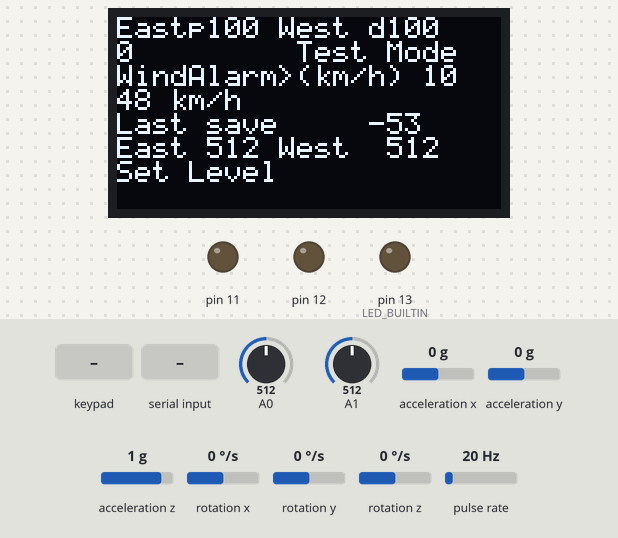
The sketch below on a simulated Arduino Uno, built for the host (arithmetic inside an expression is 32-bit, double 64-bit). Shown: 128×64 one-colour display, output pins drawn as LEDs (lit = HIGH). Wiring (inferred from the names in the program): pulse sensor: data pin 2; MPU-6050 motion sensor at I2C address 0x68. The inputs (shaded band) are chosen by the test bench; at power-on: A0 = 512, A1 = 512, acceleration x 0 g, acceleration y 0 g, acceleration z 1 g, rotation x 0 °/s, rotation y 0 °/s, rotation z 0 °/s, pulse rate 20 Hz. EEPROM starts erased; what the sketch prints to the serial monitor is not drawn.

Above: at 5.7 s.
5.8 s: key 'A' pressed
At 8.5 s:
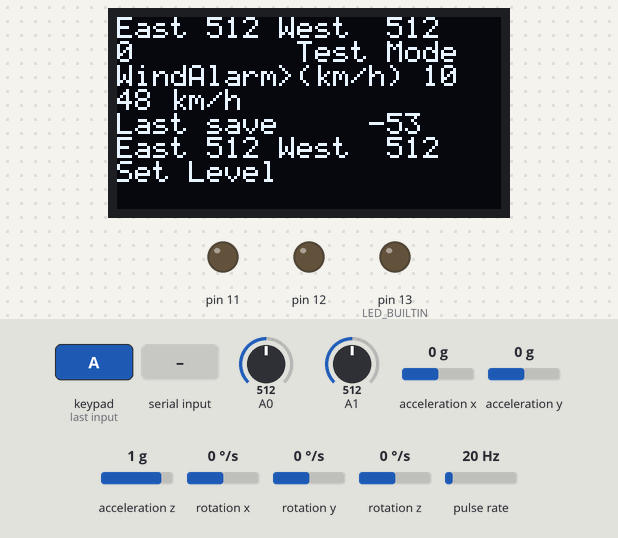
8.8 s: "1" received over Serial
At 10.9 s:
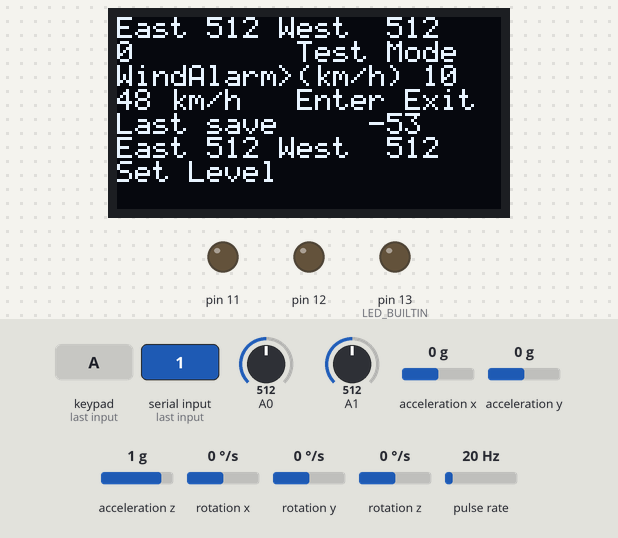
11.8 s: key '3' pressed
At 12.4 s:
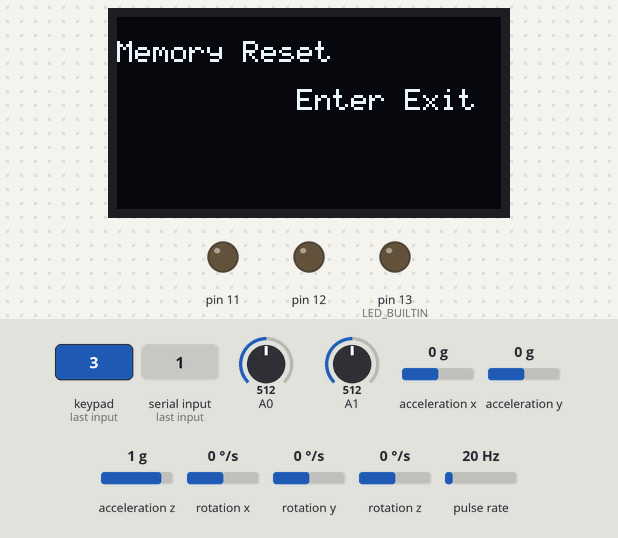
14.8 s: "2" received over Serial
At 15.4 s:
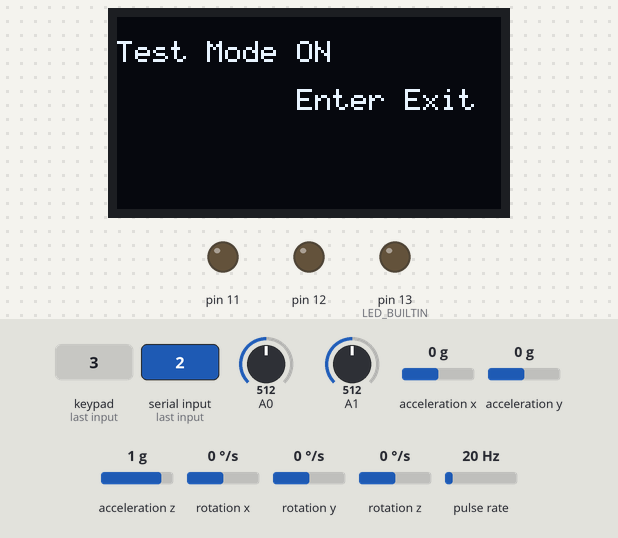
17.8 s: key '2' pressed
At 18.4 s:
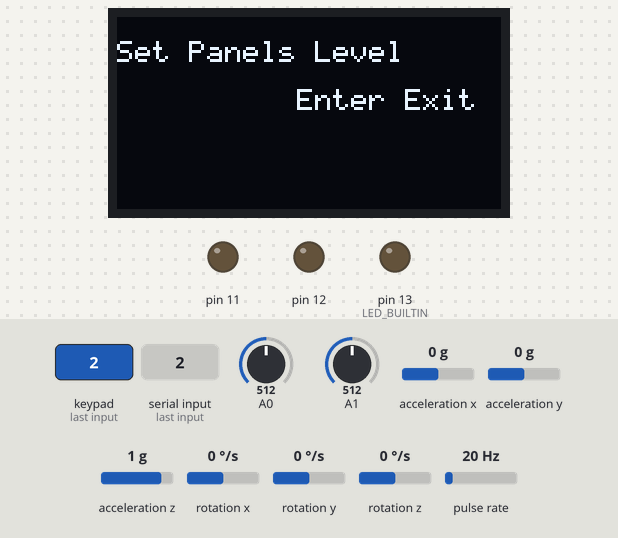
20.1 s: "A" received over Serial
At 20.5 s:
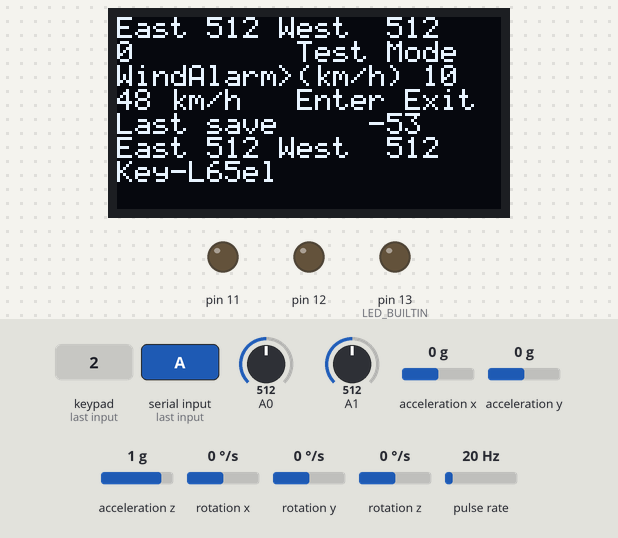
Timing chart, 0 to 23.1 s (numbered marks = the images above; inputs shaded):
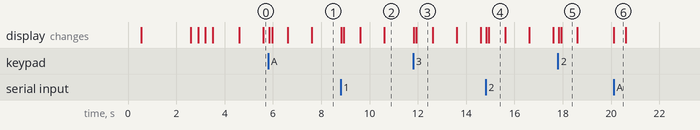

Measured:
- after the input at 5.8 s, the display: first changes after 0.05 s (image 1 shows a later state)
- after the input at 8.8 s, the display: first changes at once (image 2 shows a later state)
- after the input at 11.8 s, the display: first changes at once (image 3 shows a later state)
- after the input at 14.8 s, the display: first changes at once (image 4 shows a later state)
- after the input at 17.8 s, the display: first changes at once (image 5 shows a later state)
- after the input at 20.1 s, the display: changes at once (image 6)
- what the display in image 3 shows lasts 0.7 s, from 11.9 s to 12.6 s

The sketch:

T1O_Nano_S_2021-03-17_lcd.ino
```cpp
#include "Arduino.h"
#include <Wire.h>
#include "Arduino.h"
#include <EEPROM.h>

#include <avr/wdt.h>    // watchdog library - for automatic reset / reboot

// ------------------------------------------ for keyboard
#include <Keypad.h>
const byte ROWS = 1;                                              /* four rows */
const byte COLS = 4;                                              /* four columns */
char hexaKeys[ROWS][COLS] = { {'A','3','2','1'} };                /* define the symbols on the buttons of the keypads */
byte rowPins[ROWS] = {10};                                        /* connect to the row pinouts of the keypad */
byte colPins[COLS] = {6, 7, 8, 9};                                /* connect to the column pinouts of the keypad */
Keypad customKeypad ( makeKeymap(hexaKeys), rowPins, colPins, ROWS, COLS);

int inByte = 0;                                                   // incoming serial byte

unsigned int windSpeedKmh;                  // current wind speed

/********** FOR I2C SCANER **********/
bool i2cScannerSetup()
{
    saveTeEpprom(17);
    alarmBlink();
    Serial.print(F("_80 i2cScannerSetup()"));

    #if defined (ESP8266) || defined(ESP32)
        uint8_t sda = 21;
        uint8_t scl = 22;
        Wire.begin(sda, scl, 100000);       // ESP32 - change config pins if needed.
    #else
        Wire.begin();
    #endif

    #if defined WIRE_IMPLEMENT_WIRE1 || WIRE_INTERFACES_COUNT > 1
        Wire1.begin();
        wirePortCount++;
    #endif

    #if defined WIRE_IMPLEMENT_WIRE2 || WIRE_INTERFACES_COUNT > 2
        Wire2.begin();
        wirePortCount++;
    #endif

    #if defined WIRE_IMPLEMENT_WIRE3 || WIRE_INTERFACES_COUNT > 3
        Wire3.begin();
        wirePortCount++;
    #endif
}

bool i2cScanner(byte testAddress)
{
    saveTeEpprom(12);
    byte errorResult;                       // error code returned by I2C Wire.endTransmission()

    Serial.print(F("Scanning 0x"));
    if (testAddress < 0x10)  Serial.print(F("0"));  // pad single digit addresses with a leading "0"
    Serial.println(testAddress, HEX);

    Wire.beginTransmission(testAddress);            // initiate communication at current address
    errorResult = Wire.endTransmission();           // if a device is present, it will send an ack and "0" will be returned from function

    Serial.println(F("Scan complete."));

    if (errorResult == 0)                           // "0" means a device at current address has acknowledged the serial communication
    {
        Serial.print(F("I2C device found at 0x"));
        if (testAddress < 0x10) Serial.print(F("0"));  // pad single digit addresses with a leading "0"
        Serial.println(testAddress, HEX);           // display the address on the serial monitor when a device is found
        Serial.println();

        return true;
    }

    Serial.println(F("I2C device NOT found"));
    return false;
}
/******************/


//************************************************************************************************************
// TEST AND DEMO FUNCTIONS - TO DELETE ...

void alarmBlink()
{
    saveTeEpprom(18);
    digitalWrite(LED_BUILTIN, HIGH);    // turn the LED on
    delay(500);                         // wait for half a second
    digitalWrite(LED_BUILTIN, LOW);     // turn the LED off
    delay(500);                         // wait for half a second
}

unsigned long curMillis = millis();
byte saveAddress = 52;
byte currentAddress = 53;
byte lastValue = 250;
bool toSave = false;

void saveTeEpprom(byte value)
{
    // Serial.print(F("  currentAddress "));
    // Serial.println(currentAddress);
    // EEPROM.write(saveAddress, currentAddress);
    if(toSave)
    {
        // start recording use function, to check with was last before freeze
        // if the same value as before, it does not save
        if(value == lastValue) return;

        EEPROM.write(currentAddress, value);
        // Serial.print(F("2 currentAddress "));
        // Serial.println(currentAddress);
        lastValue = value;
    }
    else
    {
        curMillis = millis();
        if (curMillis >= 5000 && !toSave) { // 60000

            // after running, it takes the last used address and increases it by 1
            currentAddress = (EEPROM.read(saveAddress)) + 1;

            if(currentAddress >= 251){ currentAddress = saveAddress + 1; }

            // currentAddress = saveAddress; // temp
            // saves the address it is currently using
            EEPROM.write(saveAddress, currentAddress);

            toSave = true;
        }
    }
}

void readEppromTest()
{
    Serial.println(F(" readEpprom "));

    byte address = 51;

    delay(500);

    address = EEPROM.read(52);

    Serial.print(F("Last entry at-"));
    Serial.println(address);
    Serial.println(F(" ") );

    Serial.print(F("address "));
    Serial.print(address);
    Serial.print(F(" value ") );
    Serial.println(EEPROM.read(address));
    Serial.println(F("---------------") );

    // address = 52;
    // while(address < 252)
    // {
    //
    //     address++;
    //     delay(5);
    //     EEPROM.write(address, 200);
    // }
    // EEPROM.write(52, 52);

    address = 51;
    while(address < 252){

        address++;
        Serial.print(F("address "));
        Serial.print(address);
        Serial.print(F(" value ") );
        Serial.println(EEPROM.read(address));
    }

}

void testKeyboard(char inByte)  // test function, for testing keyboard operation by entering commands via serial monitor
{
    if(inByte == 49){ keyControl('1'); } // 1 on the keyboard - for testing
    if(inByte == 50){ keyControl('2'); } // 2 on the keyboard - for testing
    if(inByte == 51){ keyControl('3'); } // 3 on the keyboard - for testing
    if(inByte == 46){ keyControl('A'); } // . on the keyboard - for testing
}
```

_10_Accelerometer.ino
```cpp
class T1accelerometer {

    public:

    long acc_x;
    long acc_x_bal;

    byte toAverage;
    long accAverage;

    int lastAccX;
    byte accReset;

    bool accelConnected = false;  // true - if i2cScanner(0x68) will find the device

    bool setup()
    {
        saveTeEpprom(44);
        this->accelConnected = i2cScanner(0x68);
        if(this->accelConnected) {

            // todo - set delay before sensor start, or checking procedure if (already) working
            this->setup_mpu_6050_registers();

            this->reset();
        }
        saveTeEpprom(6);
    }

    void reset()
    {
        this->lastAccX = 0;
        this->accReset = 10;
    }

    void setup_mpu_6050_registers()
    {
        saveTeEpprom(58);

        // Activate the MPU-6050
        Wire.beginTransmission(0x68);  // Start communicating with the MPU-6050
        Wire.write(0x6B);              // Send the requested starting register
        Wire.write(0x00);              // Set the requested starting register
        Wire.endTransmission();        // End the transmission

        // Configure the accelerometer (+/-8g)
        Wire.beginTransmission(0x68);  // Start communicating with the MPU-6050
        Wire.write(0x1C);              // Send the requested starting register
        Wire.write(0x10);              // Set the requested starting register
        Wire.endTransmission();        // End the transmission

        // Configure the gyro (500dps full scale)
        Wire.beginTransmission(0x68);  // Start communicating with the MPU-6050
        Wire.write(0x1B);              // Send the requested starting register
        Wire.write(0x08);              // Set the requested starting register
        Wire.endTransmission();        // End the transmission

        saveTeEpprom(59);
    }

    /*** setting for accelerometer ***/
    bool readAcc()
    {                                  // Subroutine for reading the raw gyro and accelerometer data
        Wire.beginTransmission(0x68);  // Start communicating with the MPU-6050
        Wire.write(0x3B);              // Send the requested starting register

        byte busStatus = Wire.endTransmission();  // End the transmission - false if no reading

        if(busStatus != 0x00)
        {
            Serial.println("Transmission Error.... accelerometer not working!");  // transmission error wait here for ever

            // todo - set in main loop delay for another accelerometer setup
            // todo - app still from time to time is stop working when sensor are disconnected, eg. plug disconnected

           return false;
        }
        Wire.requestFrom(0x68,14);                 // Request 14 bytes from the MPU-6050

        while(Wire.available() < 14);              // Wait until all the bytes are received
        this->acc_x = Wire.read()<<8|Wire.read();  // Add the low and high byte to the acc_x variable
    }

    void balanceCount()
    {
        // limits the range of loaded data to the normal tilted position

        if( (this->acc_x > -5000) && (this->acc_x < 5000) )
        {
            // without taking into account the values resulting from the acceleration caused by shocks
            // cuts out rapid changes, shocks 1 degree is about 44.5
            if( ( (unsigned int)((this->lastAccX - this->acc_x )+50) ) < 100 )
            {
                this->accAverage = this->accAverage + this->acc_x;
                this->lastAccX = this->acc_x;
                this->toAverage++;
            }
            else
            {
                // resets shock cutting protection
                if(this->accReset>10)
                {
                    this->lastAccX = this->acc_x;
                    this->accReset = 0;
                }
                this->accReset++;
            }
        }
    }

    /*** stabilization of the reading of the installation inclination account ***/

    // returns a result in the range -500 to 500, 0 being horizontal
    int balancedAcc()
    {
        saveTeEpprom(60);

        while(this->toAverage < 50)
        {
            this->readAcc();
            this->balanceCount();
        }

        // after X runs it calculates the average
        // takes 1/10 of the average, which cuts out minor fluctuations
        this->acc_x_bal = (this->accAverage/500);

        this->accAverage = 0;
        this->toAverage = 1;

        saveTeEpprom(61);

        return this->acc_x_bal;
    }
};

/*** class for handling level sensor, accelerometer ***/
T1accelerometer accelClass;
```

_80_Function.ino
```cpp
// ---------------------------- to the keyboard
void keyControl(char customKey){

    saveTeEpprom(13);
  if(!Screen.lcdStateOn){ Screen.lcdOn(); return; }

  if(customKey == '1'){ Serial.println(F("Keyboard [1]")); Screen.controlMenu(1); } /*  up    */
  if(customKey == '2'){ Serial.println(F("Keyboard [2]")); Screen.controlMenu(0); } /*  down  */
  if(customKey == '3'){ Serial.println(F("Keyboard [3]")); Screen.enter(); }        /*  enter */
  if(customKey == 'A'){ Serial.println(F("Keyboard [A]")); Screen.lcdOn();          /*  exit  */
    if(Screen.lcdStateOn){ Screen.exit(); }
  }
}
//******************************************************

// ---------------------------- to the wind speed sensor
#define WIND_FACTOR 2.4                                     // for km/h  - #define WIND_FACTOR 1.492 // for mp/h
#define ANEMOMETER_PIN 3
#define ANEMOMETER_INT 2

volatile unsigned long anem_count=0;
volatile unsigned long anem_last = 0;
volatile unsigned long anem_min = 0xffffffff;
float lastWindCheck;

void setupAnemometerInt()
{
    // saveTeEpprom(14);
    delayMicroseconds(100);   //50
    pinMode(ANEMOMETER_INT,INPUT_PULLUP);                   // setting the pin that will count impulses
                                                            // setting which function will be activated to count impulses
    attachInterrupt(digitalPinToInterrupt(ANEMOMETER_INT),anemometerClick,RISING);
                                                            // setting which function will be activated to count impulses
    //  attachInterrupt(digitalPinToInterrupt(ANEMOMETER_INT),anemometerClick,FALLING);
    interrupts();                                           // starting the interuptor operation
}

int get_wind_speed()
{
    saveTeEpprom(15);
    float deltaTime = (millis() - lastWindCheck) / 1000;    // time since the last speed check, and converts to seconds
    float windSpeed = (float)anem_count / deltaTime;        // calculating anemometer clicks in a specific period of time (per second)
    anem_count = 0;                                         // resets the number of clicks counted
    //  windSpeed = (int)(windSpeed * WIND_FACTOR);         // wind speed calculation
    lastWindCheck = millis();

    saveTeEpprom(20);

    return((int)(windSpeed * WIND_FACTOR));                 // the function returns the wind speed in the selected unit (km/h)
}

void anemometerClick()
{
    // saveTeEpprom(16);
    // todo - improve the calculation method for thisTime
    long thisTime = micros() - anem_last;
    anem_last = micros();

    if(thisTime>500){                                       // lock so that it does not run the counting several times
        anem_count++;
        if(thisTime < anem_min) { anem_min = thisTime; }    // todo - check if it is needed
    }
}
```

_90_Main.ino
```cpp
void loop()
{
    wdt_reset();        // watchdog restart timer
    saveTeEpprom(100);

    // unsigned long currentMillis = millis();            // Get snapshot of time  ********** correct way to use  counters

    if (Screen.refreshScreen())                           // Refresh lcd
    {
        saveTeEpprom(2);
        windSpeedKmh = get_wind_speed();

        if((windSpeedKmh >= Settings.WindSpeedAlarmKm))
        {
            // If the wind speed is greater than the alarm setting, then proceed
            Relay.windAlarmSet();  // the function supports the pause during which sun following is to be disabled after the wind stops
        }

        if(accelClass.accelConnected)
        {
            // todo - can the accelerometer be turned on only when necessary???
            // todo - here was the last save, then the program crashed

            Relay.accelBalance = (accelClass.balancedAcc() /10) + Settings.LevelAdj;
            saveTeEpprom(5);
        }
        else
        {
            accelClass.setup();
        }

        if(Screen.lcdStateOn)
        {
            // saveTeEpprom(45);
            if(Screen.menuLevel == 0 && Screen.position[0] == 0)
            saveTeEpprom(7);
            Screen.menuCurrent(); // todo - temporary solution
            saveTeEpprom(8);
            Screen.lcdOff(false);
        }
        Screen.write_LCD(14, 4, "    ");
        Screen.write_LCD(0, 4, "Last save" );
        Screen.write_LCD(14, 4, (String)(currentAddress - 53));
        saveTeEpprom(46);

        // todo - temporarily turning on the screens permanently - because I don't use the keyboard
        if(!Screen.lcdStateOn)
        {
            Screen.lcdOn();
            saveTeEpprom(11);
        }
    }

    if(Relay.relaysOn) Relay.relays();                    // activating the function that decides whether to turn on the contactors
    saveTeEpprom(47);

    char customKey = customKeypad.getKey();               // to the keyboard
    saveTeEpprom(48);

    if(customKey) keyControl(customKey);
    saveTeEpprom(49);

    inByte = Serial.read();
    if(inByte != -1)
    {
        Screen.write_LCD(0, 6, "Key-" );
        Screen.write_LCD(5, 6, (String)inByte);
        testKeyboard(inByte);
        saveTeEpprom(10);
    }

    saveTeEpprom(50);
}

void setup()
{
    Wire.begin();
    Serial.begin(115200);

    delay(500);
    Serial.println(F(" Setup - main ********** "));
    // todo - add the restartCount function, maybe also deleting ???, or writing to two cells so that there can be a larger number

    wdt_disable();      // watchdog disable

    Settings.setup();   // starting/setup the setting function

    Relay.setup();      // starting the setup function - Relay

    Screen.setup();     // starting the setup function - Screen

    Screen.oled.println(F(" Setup - main ********** "));
    Screen.oled.println(F(" "));

    readEppromTest();

    setupAnemometerInt();
    delay(100);

    i2cScannerSetup();

    // 0x3C - LCD screen Simple I2C 128x64 oled
    bool displayType = false;

    if(i2cScanner(0x3C))
    {
        Screen.displayType = 2;
        displayType = true;
    }
    else if(i2cScanner(0x27))
    {
        Screen.displayType = 1;
    }

    Screen.lcdSetup();

    if(displayType)
    {
        Screen.oled.println(F("Oled display found."));
        delay(1000);
    }

    accelClass.setup();  // activation of the accelerometer to read the inclination of the installation

    pinMode(LED_BUILTIN, OUTPUT);

    // todo - maybe move earlier??? and set a reset after several setup functions
    wdt_enable (WDTO_8S);   // watchdog enabled for 8 seconds
    saveTeEpprom(1);
}
```

Source omitted: _20_Relays.ino (11620 bytes), _70_Screen.ino (18996 bytes), _15_Settings.ino (6720 bytes)
